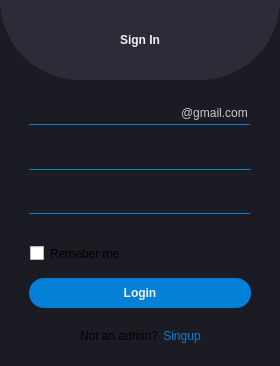
<?xml version="1.0" encoding="UTF-8"?>
<ui version="4.0">
 <class>login</class>
 <widget class="QDialog" name="login">
  <property name="geometry">
   <rect>
    <x>0</x>
    <y>0</y>
    <width>280</width>
    <height>366</height>
   </rect>
  </property>
  <property name="windowTitle">
   <string>User</string>
  </property>
  <property name="windowIcon">
   <iconset resource="icon.qrc">
    <normaloff>:/img/icon_light/user.svg</normaloff>:/img/icon_light/user.svg</iconset>
  </property>
  <property name="styleSheet">
   <string notr="true">*{border: none}




</string>
  </property>
  <layout class="QVBoxLayout" name="verticalLayout">
   <property name="spacing">
    <number>0</number>
   </property>
   <property name="leftMargin">
    <number>0</number>
   </property>
   <property name="topMargin">
    <number>0</number>
   </property>
   <property name="rightMargin">
    <number>0</number>
   </property>
   <property name="bottomMargin">
    <number>0</number>
   </property>
   <item>
    <widget class="QFrame" name="frame_5">
     <property name="minimumSize">
      <size>
       <width>0</width>
       <height>100</height>
      </size>
     </property>
     <property name="styleSheet">
      <string notr="true">QFrame{
background-color: #1b1b23;
}
</string>
     </property>
     <property name="frameShape">
      <enum>QFrame::StyledPanel</enum>
     </property>
     <property name="frameShadow">
      <enum>QFrame::Raised</enum>
     </property>
     <layout class="QVBoxLayout" name="verticalLayout_2">
      <property name="spacing">
       <number>0</number>
      </property>
      <property name="leftMargin">
       <number>0</number>
      </property>
      <property name="topMargin">
       <number>0</number>
      </property>
      <property name="rightMargin">
       <number>0</number>
      </property>
      <property name="bottomMargin">
       <number>0</number>
      </property>
      <item>
       <widget class="QFrame" name="frame">
        <property name="minimumSize">
         <size>
          <width>0</width>
          <height>80</height>
         </size>
        </property>
        <property name="maximumSize">
         <size>
          <width>16777215</width>
          <height>16777215</height>
         </size>
        </property>
        <property name="styleSheet">
         <string notr="true">QLabel {
    color: #f2f2f2;
    background-color: transparent;
    font: 75 14pt 'Montserrat ';
    font-weight: bold;

}

QFrame#frame {
   /* border-bottom: 1px solid #4b4b4b;*/
    background-color: #2C2C39;
    border-bottom-left-radius: 80px; 
    border-bottom-right-radius: 80px;
} 


</string>
        </property>
        <property name="frameShape">
         <enum>QFrame::StyledPanel</enum>
        </property>
        <property name="frameShadow">
         <enum>QFrame::Raised</enum>
        </property>
        <layout class="QHBoxLayout" name="horizontalLayout_3">
         <property name="spacing">
          <number>0</number>
         </property>
         <property name="leftMargin">
          <number>0</number>
         </property>
         <property name="topMargin">
          <number>0</number>
         </property>
         <property name="rightMargin">
          <number>0</number>
         </property>
         <property name="bottomMargin">
          <number>0</number>
         </property>
         <item>
          <spacer name="horizontalSpacer_4">
           <property name="orientation">
            <enum>Qt::Horizontal</enum>
           </property>
           <property name="sizeHint" stdset="0">
            <size>
             <width>40</width>
             <height>20</height>
            </size>
           </property>
          </spacer>
         </item>
         <item>
          <widget class="QLabel" name="lb_signInUp">
           <property name="styleSheet">
            <string notr="true"/>
           </property>
           <property name="text">
            <string>Sign In</string>
           </property>
          </widget>
         </item>
         <item>
          <spacer name="horizontalSpacer_3">
           <property name="orientation">
            <enum>Qt::Horizontal</enum>
           </property>
           <property name="sizeHint" stdset="0">
            <size>
             <width>40</width>
             <height>20</height>
            </size>
           </property>
          </spacer>
         </item>
        </layout>
       </widget>
      </item>
      <item>
       <widget class="QFrame" name="frame_2">
        <property name="sizePolicy">
         <sizepolicy hsizetype="Expanding" vsizetype="Expanding">
          <horstretch>0</horstretch>
          <verstretch>0</verstretch>
         </sizepolicy>
        </property>
        <property name="styleSheet">
         <string notr="true">QLineEdit {
    color: #f2f2f2;
   /* border-bottom: 1px solid #0580d9; */
border-bottom: 1px solid #0580d9;
    background-color: transparent; 
    font: 75 10pt 'Arial';

}
QLineEdit:focus {
    border-bottom: 1px solid #f2f2f2 ; 
}

</string>
        </property>
        <property name="frameShape">
         <enum>QFrame::StyledPanel</enum>
        </property>
        <property name="frameShadow">
         <enum>QFrame::Raised</enum>
        </property>
        <layout class="QVBoxLayout" name="verticalLayout_5">
         <property name="leftMargin">
          <number>20</number>
         </property>
         <property name="rightMargin">
          <number>20</number>
         </property>
         <item alignment="Qt::AlignTop">
          <widget class="QFrame" name="frame_name_gmail">
           <property name="minimumSize">
            <size>
             <width>0</width>
             <height>90</height>
            </size>
           </property>
           <property name="maximumSize">
            <size>
             <width>16777215</width>
             <height>120</height>
            </size>
           </property>
           <property name="styleSheet">
            <string notr="true"/>
           </property>
           <property name="frameShape">
            <enum>QFrame::StyledPanel</enum>
           </property>
           <property name="frameShadow">
            <enum>QFrame::Raised</enum>
           </property>
           <layout class="QVBoxLayout" name="verticalLayout_4">
            <property name="spacing">
             <number>0</number>
            </property>
            <item>
             <widget class="QFrame" name="frame_gamil">
              <property name="styleSheet">
               <string notr="true"/>
              </property>
              <property name="frameShape">
               <enum>QFrame::StyledPanel</enum>
              </property>
              <property name="frameShadow">
               <enum>QFrame::Raised</enum>
              </property>
              <widget class="QLineEdit" name="le_gmail">
               <property name="geometry">
                <rect>
                 <x>0</x>
                 <y>6</y>
                 <width>221</width>
                 <height>21</height>
                </rect>
               </property>
              </widget>
              <widget class="QLabel" name="lb_gamil_com">
               <property name="geometry">
                <rect>
                 <x>152</x>
                 <y>5</y>
                 <width>221</width>
                 <height>20</height>
                </rect>
               </property>
               <property name="styleSheet">
                <string notr="true">color: rgb(202, 202, 202);</string>
               </property>
               <property name="text">
                <string>@gmail.com</string>
               </property>
              </widget>
             </widget>
            </item>
            <item>
             <widget class="QLineEdit" name="le_username"/>
            </item>
           </layout>
          </widget>
         </item>
         <item>
          <widget class="QFrame" name="frame_password">
           <property name="frameShape">
            <enum>QFrame::StyledPanel</enum>
           </property>
           <property name="frameShadow">
            <enum>QFrame::Raised</enum>
           </property>
           <widget class="QPushButton" name="bt_eye">
            <property name="geometry">
             <rect>
              <x>213</x>
              <y>7</y>
              <width>16</width>
              <height>16</height>
             </rect>
            </property>
            <property name="text">
             <string/>
            </property>
            <property name="icon">
             <iconset resource="icon.qrc">
              <normaloff>:/img/icon_light/eye-off.svg</normaloff>:/img/icon_light/eye-off.svg</iconset>
            </property>
           </widget>
           <widget class="QLineEdit" name="le_password">
            <property name="geometry">
             <rect>
              <x>9</x>
              <y>9</y>
              <width>221</width>
              <height>20</height>
             </rect>
            </property>
            <property name="maximumSize">
             <size>
              <width>16777215</width>
              <height>16777215</height>
             </size>
            </property>
            <property name="echoMode">
             <enum>QLineEdit::Password</enum>
            </property>
           </widget>
           <zorder>le_password</zorder>
           <zorder>bt_eye</zorder>
          </widget>
         </item>
         <item alignment="Qt::AlignHCenter">
          <widget class="QCheckBox" name="chb_rememberme">
           <property name="minimumSize">
            <size>
             <width>220</width>
             <height>0</height>
            </size>
           </property>
           <property name="styleSheet">
            <string notr="true"/>
           </property>
           <property name="text">
            <string>Remeber me</string>
           </property>
          </widget>
         </item>
         <item>
          <widget class="QFrame" name="frame_zbutton">
           <property name="maximumSize">
            <size>
             <width>16777215</width>
             <height>50</height>
            </size>
           </property>
           <property name="frameShape">
            <enum>QFrame::StyledPanel</enum>
           </property>
           <property name="frameShadow">
            <enum>QFrame::Raised</enum>
           </property>
           <layout class="QVBoxLayout" name="verticalLayout_3">
            <property name="spacing">
             <number>0</number>
            </property>
            <property name="topMargin">
             <number>0</number>
            </property>
            <item alignment="Qt::AlignBottom">
             <widget class="QPushButton" name="bt_login_sumbit_out">
              <property name="minimumSize">
               <size>
                <width>0</width>
                <height>30</height>
               </size>
              </property>
              <property name="styleSheet">
               <string notr="true">QPushButton{
    font: 10pt 'Montserrat ';
    font-weight: bold;
	color:  #f2f2f2;

	background-color: rgb(5, 128, 217);
    border-radius: 15px; 
}
</string>
              </property>
              <property name="text">
               <string>Login</string>
              </property>
             </widget>
            </item>
           </layout>
          </widget>
         </item>
        </layout>
       </widget>
      </item>
      <item>
       <widget class="QFrame" name="frame_button">
        <property name="styleSheet">
         <string notr="true">QPushButton{
color: rgb(5, 128, 217);
}

QPushButton:hover{
	color: #2baeff;
}</string>
        </property>
        <property name="frameShape">
         <enum>QFrame::StyledPanel</enum>
        </property>
        <property name="frameShadow">
         <enum>QFrame::Raised</enum>
        </property>
        <layout class="QHBoxLayout" name="horizontalLayout_2">
         <property name="spacing">
          <number>5</number>
         </property>
         <property name="leftMargin">
          <number>0</number>
         </property>
         <property name="topMargin">
          <number>0</number>
         </property>
         <property name="rightMargin">
          <number>0</number>
         </property>
         <property name="bottomMargin">
          <number>20</number>
         </property>
         <item>
          <spacer name="horizontalSpacer_2">
           <property name="orientation">
            <enum>Qt::Horizontal</enum>
           </property>
           <property name="sizeHint" stdset="0">
            <size>
             <width>40</width>
             <height>20</height>
            </size>
           </property>
          </spacer>
         </item>
         <item>
          <widget class="QLabel" name="label_msg">
           <property name="text">
            <string>Not an admin?</string>
           </property>
          </widget>
         </item>
         <item>
          <widget class="QPushButton" name="bt_signUp">
           <property name="styleSheet">
            <string notr="true"/>
           </property>
           <property name="text">
            <string>Singup</string>
           </property>
          </widget>
         </item>
         <item>
          <spacer name="horizontalSpacer">
           <property name="orientation">
            <enum>Qt::Horizontal</enum>
           </property>
           <property name="sizeHint" stdset="0">
            <size>
             <width>40</width>
             <height>20</height>
            </size>
           </property>
          </spacer>
         </item>
        </layout>
       </widget>
      </item>
     </layout>
    </widget>
   </item>
  </layout>
 </widget>
 <resources>
  <include location="icon.qrc"/>
 </resources>
 <connections/>
</ui>
